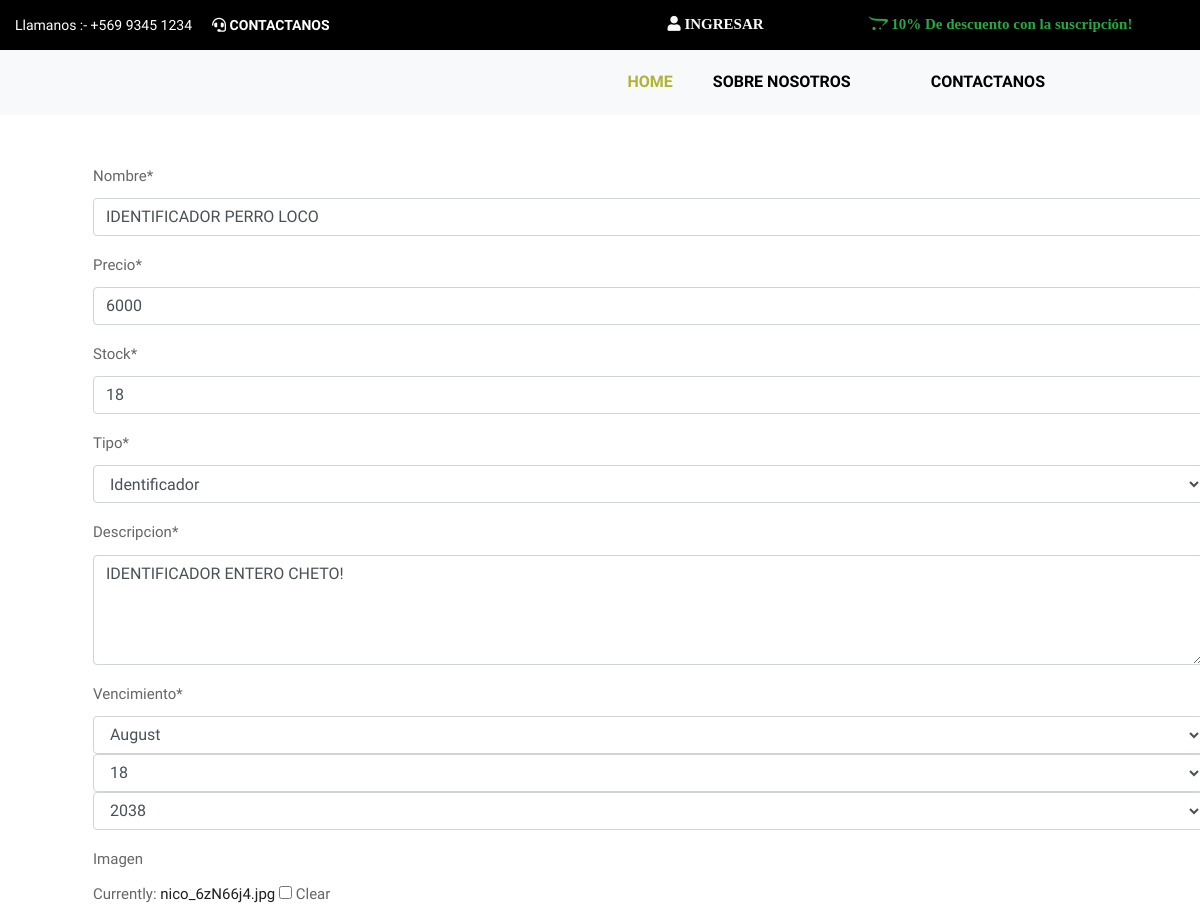
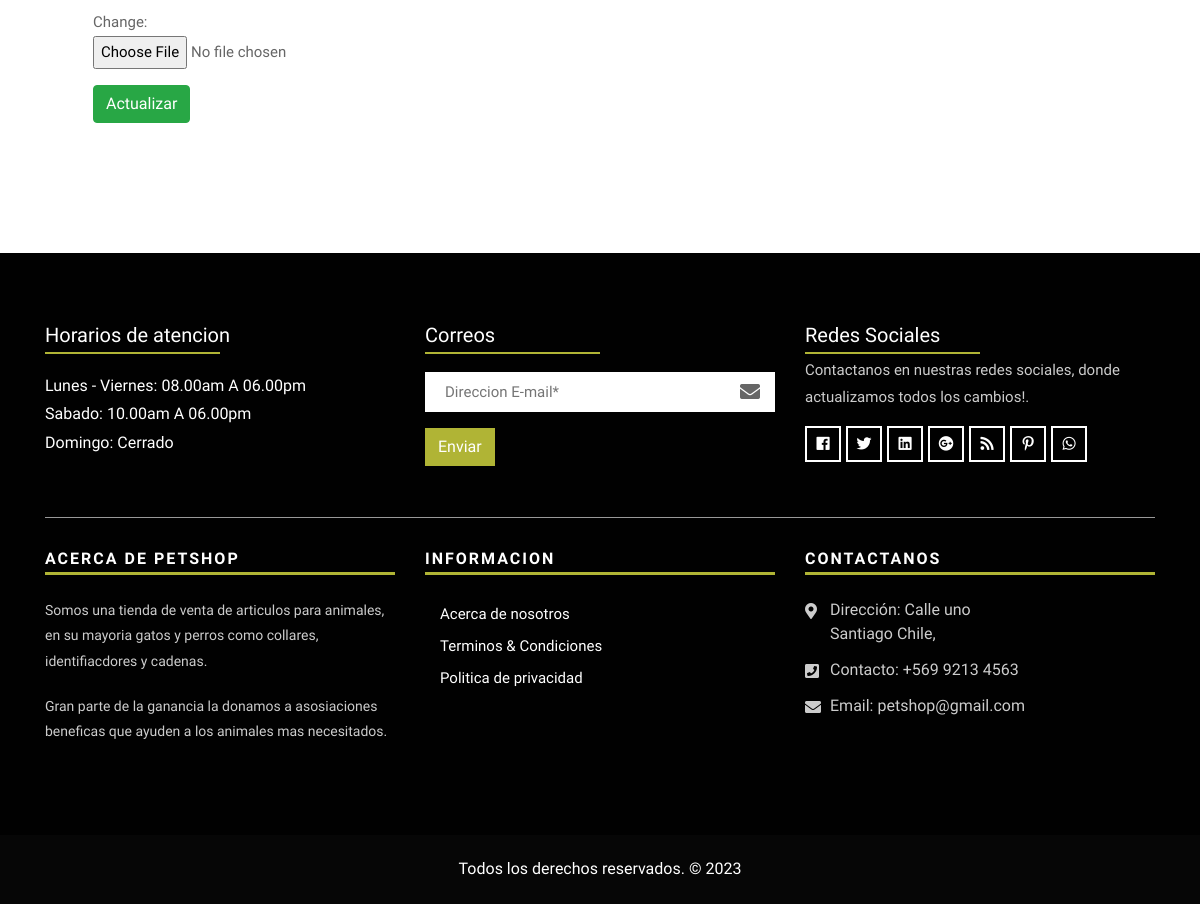
The page /update/15/ on the database its author committed (2 pictures, top to bottom).
### core/models.py (models this page shows, shortened)
class Producto(models.Model):
    nombre = models.CharField(max_length=50)
    precio = models.IntegerField()
    stock = models.IntegerField()
    tipo = models.ForeignKey(TipoProducto, on_delete=models.CASCADE)
    descripcion = models.CharField(max_length=250)
    vencimiento = models.DateField()
    imagen = models.ImageField(null=True,blank=True)

class TipoProducto(models.Model):
    descripcion = models.CharField(max_length=50)
    def __str__(self):
        return self.descripcion

### core/views.py (the view)
# urls.py: path('update/<id>/', update, name="update"),
def update(request,id):
    producto = Producto.objects.get(id=id)
    data = {
        'form' : ProductoForm(instance=producto)
    }
    if request.method == 'POST':
        formulario = ProductoForm(data=request.POST, instance=producto, files=request.FILES)
        if formulario.is_valid():
            formulario.save()
            messages.success(request, "Producto modificado correctamente")
            data['form'] = formulario
    return render(request, 'core/update-product.html', data)

### core/forms.py
class ProductoForm(ModelForm):
    nombre = forms.CharField(min_length=4,widget=forms.TextInput(attrs={"placeholder":"Ingrese Nombre"}))
    precio = forms.IntegerField(min_value=0,widget=forms.NumberInput(attrs={"placeholder":"Ingrese Precio"}))
    stock = forms.IntegerField(min_value=0,widget=forms.NumberInput(attrs={"placeholder":"Ingrese Stock"}))
    descripcion = forms.CharField(min_length=10,max_length=200,widget=forms.Textarea(attrs={"rows":4}))
    class Meta:
        model = Producto
        fields = '__all__'
        widgets = {
            'vencimiento' : forms.SelectDateWidget(years=range(1940,2061))
        }

### core/templates/core/update-product.html (shortened to what this page needs)
{% extends 'core/base.html' %}
{% load static %}
{% load crispy_forms_tags %}
{% block contenido %}
<div class="container">
  <div class="row">
    <div class="col-12 m-5">
      <form action="" method="POST" enctype="multipart/form-data">
        <table>
          {{ form | crispy }}
        </table>
          <input type="submit" class="btn btn-success" value="Actualizar" />
      </form>
      <br /><br /><br />
    </div>
  </div>
</div>
{% endblock %}

### core/static/core/css/style.css (style rules this page uses)
body { color: #666666; font-size: 15px; font-family: 'Dosis', sans-serif; line-height: 1.80857; }
a { color: #1f1f1f; text-decoration: none !important; outline: none !important; -webkit-transition: all .3s ease-in-out; -moz-transition: all .3s ease-in-out; -ms-transition: all .3s ease-in-out; -o-transition: all .3s ease-in-out; transition: all .3s ease-in-out; }
a { color: #1f1f1f; text-decoration: none; outline: none; }
a, .btn { text-decoration: none !important; outline: none !important; -webkit-transition: all .3s ease-in-out; -moz-transition: all .3s ease-in-out; -ms-transition: all .3s ease-in-out; -o-transition: all .3s ease-in-out; transition: all .3s ease-in-out; }

### core/static/core/css/bootsnav.css (style rules this page uses)
body { -webkit-transition: all 0.3s ease-in-out; -moz-transition: all 0.3s ease-in-out; -o-transition: all 0.3s ease-in-out; -ms-transition: all 0.3s ease-in-out; transition: all 0.3s ease-in-out; }

### rows shown on the page
Producto: nombre "IDENTIFICADOR PERRO LOCO", precio "6000", stock "18", tipo "Identificador"
TipoProducto: descripcion "IDENTIFICADOR ENTERO CHETO!"
